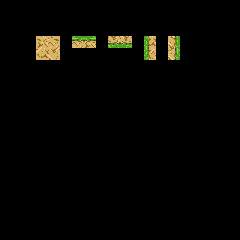

The image is a tile-based game level rendered from a .tmx file. Its description and complete source (layers, tilesets, objects, tile grids) follow:
An orthogonal 20x20 tile map with 12x12 px tiles, 3 tile layers (regions, input_BG, output_BG).

<map version="1.2" tiledversion="1.2.1" orientation="orthogonal" renderorder="right-down" width="20" height="20" tilewidth="12" tileheight="12" infinite="0" nextlayerid="4" nextobjectid="1">
 <properties>
  <property name="NoOverlappingRules" type="bool" value="true" />
 </properties>
 <tileset firstgid="1" name="overworld(day)-Master" tilewidth="12" tileheight="12" tilecount="1296" columns="36">
  <image source="../../image/overworld(day)-Master.png" width="432" height="432" />
 </tileset>
 <layer id="1" name="regions" width="20" height="20">
  <data encoding="csv">
0,0,0,0,0,0,0,0,0,0,0,0,0,0,0,0,0,0,0,0,
0,0,0,0,0,0,0,0,0,0,0,0,0,0,0,0,0,0,0,0,
0,0,0,0,0,0,0,0,0,0,0,0,0,0,0,0,0,0,0,0,
0,0,0,161,161,0,161,161,0,161,161,0,161,0,161,0,0,0,0,0,
0,0,0,161,161,0,0,0,0,0,0,0,161,0,161,0,0,0,0,0,
0,0,0,0,0,0,0,0,0,0,0,0,0,0,0,0,0,0,0,0,
0,0,0,0,0,0,0,0,0,0,0,0,0,0,0,0,0,0,0,0,
0,0,0,0,0,0,0,0,0,0,0,0,0,0,0,0,0,0,0,0,
0,0,0,0,0,0,0,0,0,0,0,0,0,0,0,0,0,0,0,0,
0,0,0,0,0,0,0,0,0,0,0,0,0,0,0,0,0,0,0,0,
0,0,0,0,0,0,0,0,0,0,0,0,0,0,0,0,0,0,0,0,
0,0,0,0,0,0,0,0,0,0,0,0,0,0,0,0,0,0,0,0,
0,0,0,0,0,0,0,0,0,0,0,0,0,0,0,0,0,0,0,0,
0,0,0,0,0,0,0,0,0,0,0,0,0,0,0,0,0,0,0,0,
0,0,0,0,0,0,0,0,0,0,0,0,0,0,0,0,0,0,0,0,
0,0,0,0,0,0,0,0,0,0,0,0,0,0,0,0,0,0,0,0,
0,0,0,0,0,0,0,0,0,0,0,0,0,0,0,0,0,0,0,0,
0,0,0,0,0,0,0,0,0,0,0,0,0,0,0,0,0,0,0,0,
0,0,0,0,0,0,0,0,0,0,0,0,0,0,0,0,0,0,0,0,
0,0,0,0,0,0,0,0,0,0,0,0,0,0,0,0,0,0,0,0
</data>
 </layer>
 <layer id="2" name="input_BG" width="20" height="20">
  <data encoding="csv">
0,0,0,0,0,0,0,0,0,0,0,0,0,0,0,0,0,0,0,0,
0,0,0,0,0,0,0,0,0,0,0,0,0,0,0,0,0,0,0,0,
0,0,0,0,0,0,0,0,0,0,0,0,0,0,0,0,0,0,0,0,
0,0,0,145,145,0,2,2,0,110,110,0,37,0,40,0,0,0,0,0,
0,0,0,145,145,0,0,0,0,0,0,0,37,0,40,0,0,0,0,0,
0,0,0,0,0,0,0,0,0,0,0,0,0,0,0,0,0,0,0,0,
0,0,0,0,0,0,0,0,0,0,0,0,0,0,0,0,0,0,0,0,
0,0,0,0,0,0,0,0,0,0,0,0,0,0,0,0,0,0,0,0,
0,0,0,0,0,0,0,0,0,0,0,0,0,0,0,0,0,0,0,0,
0,0,0,0,0,0,0,0,0,0,0,0,0,0,0,0,0,0,0,0,
0,0,0,0,0,0,0,0,0,0,0,0,0,0,0,0,0,0,0,0,
0,0,0,0,0,0,0,0,0,0,0,0,0,0,0,0,0,0,0,0,
0,0,0,0,0,0,0,0,0,0,0,0,0,0,0,0,0,0,0,0,
0,0,0,0,0,0,0,0,0,0,0,0,0,0,0,0,0,0,0,0,
0,0,0,0,0,0,0,0,0,0,0,0,0,0,0,0,0,0,0,0,
0,0,0,0,0,0,0,0,0,0,0,0,0,0,0,0,0,0,0,0,
0,0,0,0,0,0,0,0,0,0,0,0,0,0,0,0,0,0,0,0,
0,0,0,0,0,0,0,0,0,0,0,0,0,0,0,0,0,0,0,0,
0,0,0,0,0,0,0,0,0,0,0,0,0,0,0,0,0,0,0,0,
0,0,0,0,0,0,0,0,0,0,0,0,0,0,0,0,0,0,0,0
</data>
 </layer>
 <layer id="3" name="output_BG" width="20" height="20">
  <data encoding="csv">
0,0,0,0,0,0,0,0,0,0,0,0,0,0,0,0,0,0,0,0,
0,0,0,0,0,0,0,0,0,0,0,0,0,0,0,0,0,0,0,0,
0,0,0,0,0,0,0,0,0,0,0,0,0,0,0,0,0,0,0,0,
0,0,0,145,146,0,2,3,0,110,111,0,37,0,40,0,0,0,0,0,
0,0,0,181,182,0,0,0,0,0,0,0,73,0,76,0,0,0,0,0,
0,0,0,0,0,0,0,0,0,0,0,0,0,0,0,0,0,0,0,0,
0,0,0,0,0,0,0,0,0,0,0,0,0,0,0,0,0,0,0,0,
0,0,0,0,0,0,0,0,0,0,0,0,0,0,0,0,0,0,0,0,
0,0,0,0,0,0,0,0,0,0,0,0,0,0,0,0,0,0,0,0,
0,0,0,0,0,0,0,0,0,0,0,0,0,0,0,0,0,0,0,0,
0,0,0,0,0,0,0,0,0,0,0,0,0,0,0,0,0,0,0,0,
0,0,0,0,0,0,0,0,0,0,0,0,0,0,0,0,0,0,0,0,
0,0,0,0,0,0,0,0,0,0,0,0,0,0,0,0,0,0,0,0,
0,0,0,0,0,0,0,0,0,0,0,0,0,0,0,0,0,0,0,0,
0,0,0,0,0,0,0,0,0,0,0,0,0,0,0,0,0,0,0,0,
0,0,0,0,0,0,0,0,0,0,0,0,0,0,0,0,0,0,0,0,
0,0,0,0,0,0,0,0,0,0,0,0,0,0,0,0,0,0,0,0,
0,0,0,0,0,0,0,0,0,0,0,0,0,0,0,0,0,0,0,0,
0,0,0,0,0,0,0,0,0,0,0,0,0,0,0,0,0,0,0,0,
0,0,0,0,0,0,0,0,0,0,0,0,0,0,0,0,0,0,0,0
</data>
 </layer>
</map>
